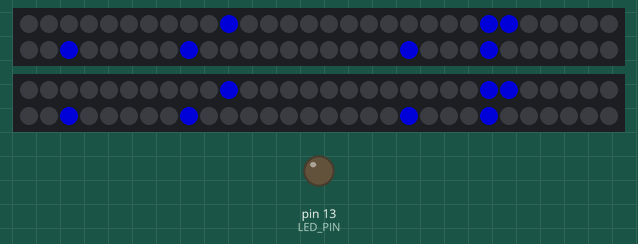
Bench run of a sketch on a simulated Arduino Nano, built with avr-gcc and run on an emulated ATmega328P. On the bench: 2 × 60 RGB LEDs in strip order, left to right, continuing on the next row, output pins drawn as LEDs (lit = HIGH). Dim RGB values are drawn brighter than linear; random numbers use the default seed unless the sketch sets one.

Above: at 1.6 s.
At 14.16 s:
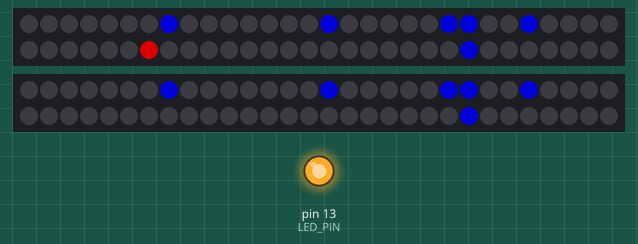
At 21.36 s:
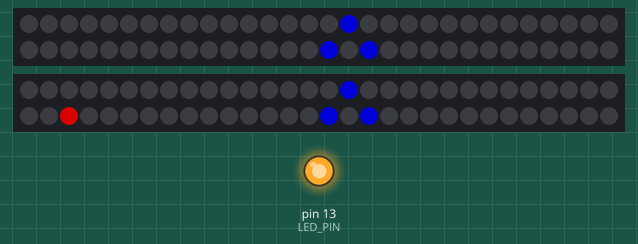
At 36.79 s:
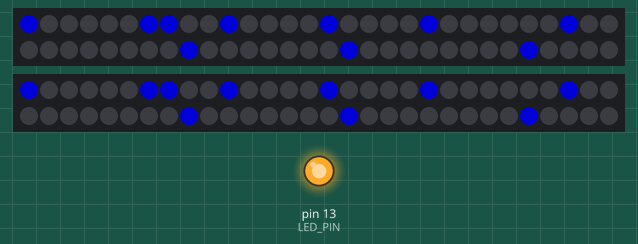
Timing chart, 0 to 40.0 s (numbered marks = the images above):
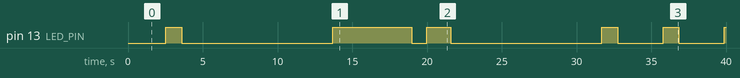

Measured:
- by itself, pin 13 (LED_PIN): LOW → HIGH at 2.5 s, → LOW 1.1 s later, → HIGH 10.1 s later, → LOW 5.3 s later, … (11 changes in this stretch)

The sketch:

SoundPixels.ino
```cpp
// -------------------------------------------------------------
// Arduino control of NeoPixel strips via Sound Input.

// This runs on the Arduino Nano designated MIDI "SLAVE!"  This Arduino controls the NeoPixels.

#include <digitalWriteFast.h>
#include <Adafruit_NeoPixel.h>

#define RIGHT_PIN     11
#define LEFT_PIN      12

#define CHANNEL_BOTH  1
#define CHANNEL_LEFT  2
#define CHANNEL_RIGHT 3

#define LED_PIN       13

#define NUM_PIXELS    60
#define MAX_BRIGHTNESS 140

// Parameter 1 = number of pixels in strip
// Parameter 2 = Arduino pin number (most are valid)
// Parameter 3 = pixel type flags, add together as needed:
//   NEO_KHZ800  800 KHz bitstream (most NeoPixel products w/WS2812 LEDs)
//   NEO_KHZ400  400 KHz (classic 'v1' (not v2) FLORA pixels, WS2811 drivers)
//   NEO_GRB     Pixels are wired for GRB bitstream (most NeoPixel products)
//   NEO_RGB     Pixels are wired for RGB bitstream (v1 FLORA pixels, not v2)
Adafruit_NeoPixel right_strip = Adafruit_NeoPixel(NUM_PIXELS, RIGHT_PIN, NEO_GRB + NEO_KHZ800);
Adafruit_NeoPixel left_strip  = Adafruit_NeoPixel(NUM_PIXELS, LEFT_PIN,  NEO_GRB + NEO_KHZ800);

// ----------------------------------------------------------------------------

void setup()
{
    pinModeFast(LED_PIN, OUTPUT);
    digitalWriteFast(LED_PIN, LOW);

    left_strip.begin();
    right_strip.begin();
    PixelRefresh();

    StartupPulse();
}

void loop()
{
    int effect = random(10);

    switch (effect)
    {
    case 0:
        Effect2();
        break;

    case 1:
        Effect3();
        break;

    case 2:
        Effect4();
        break;

    default:
        Effect1();
        break;
    }


    ClearAllPixels();
}

// ----------------------------------------------------------------------------

void Effect1()
{
    digitalWriteFast(LED_PIN, HIGH);

    int num = random(1, 20);

    for (int i = 0; i < num; i++)
    {
        int pixel = random(NUM_PIXELS);
        SetPixelColor(CHANNEL_BOTH, pixel, 0, 0, MAX_BRIGHTNESS);
    }
    PixelRefresh();

    digitalWriteFast(LED_PIN, LOW);

    delay(1000);
}

void Effect2()
{
    digitalWriteFast(LED_PIN, HIGH);

    int num = 10;

    for (int i = 0; i < num; i++)
    {
        int pixel = random(NUM_PIXELS);
        SetPixelColor(CHANNEL_BOTH, pixel, 0, 0, MAX_BRIGHTNESS);
        PixelRefresh();
        delay(100);
    }
    digitalWriteFast(LED_PIN, LOW);
}

void Effect3()
{
    digitalWriteFast(LED_PIN, HIGH);

    int num = random(1, 20);

    for (int i = 0; i < num; i++)
    {
        int pixel = random(NUM_PIXELS);
        SetPixelColor(CHANNEL_LEFT, pixel, 0, 0, MAX_BRIGHTNESS);
    }

    for (int i = 0; i < num; i++)
    {
        int pixel = random(NUM_PIXELS);
        SetPixelColor(CHANNEL_RIGHT, pixel, 0, 0, MAX_BRIGHTNESS);
    }

    PixelRefresh();

    digitalWriteFast(LED_PIN, LOW);
    delay(1000);
}

void Effect4()
{
    digitalWriteFast(LED_PIN, HIGH);

    int num = random(1, 20);

    for (int i = 0; i < num; i++)
    {
        int pixel = random(NUM_PIXELS);
        SetPixelColor(CHANNEL_BOTH, pixel, 0, 0, MAX_BRIGHTNESS);
    }
    PixelRefresh();

    // Left arm
    for (int i = NUM_PIXELS-1; i >= 0; i--)
    {
        uint32_t save = left_strip.getPixelColor(i);
        SetPixelColor(CHANNEL_LEFT, i, MAX_BRIGHTNESS, 0, 0);
        PixelRefresh();
        delay(8);  // approx 1000/120
        left_strip.setPixelColor(i, save);
    }

    // Right arm
    for (int i = 0; i < NUM_PIXELS; i++)
    {
        uint32_t save = right_strip.getPixelColor(i);
        SetPixelColor(CHANNEL_RIGHT, i, MAX_BRIGHTNESS, 0, 0);
        PixelRefresh();
        delay(8);  // approx 1000/120
        right_strip.setPixelColor(i, save);
    }

    ClearAllPixels();
}


// ----------------------------------------------------------------------------

inline void PixelRefresh()
{
    left_strip.show();
    right_strip.show();
}

void SetPixelColor(byte channel, byte led, byte red, byte green, byte blue)
{
	switch (channel)
	{
	case CHANNEL_BOTH:
        right_strip.setPixelColor(led, red, green, blue);
        left_strip.setPixelColor(led, red, green, blue);
		break;

	case CHANNEL_RIGHT:
        right_strip.setPixelColor(led, red, green, blue);
		break;

	case CHANNEL_LEFT:
        left_strip.setPixelColor(led, red, green, blue);
		break;

	default:
		// Ignore
		break;
	}
}

void StartupPulse()
{
	ClearAllPixels();

	for (int i = 0; i < NUM_PIXELS; i++)
	{
		SetPixelColor(CHANNEL_BOTH, i, 0, 0, 255);
		PixelRefresh();
		delay(20);
		SetPixelColor(CHANNEL_BOTH, i, 0, 0, 0);
	}

	ClearAllPixels();
}

void ClearAllPixels()
{
	left_strip.clear();
	right_strip.clear();
	PixelRefresh();
}

// EOF
```
